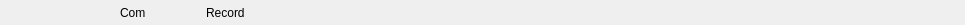
<?xml version="1.0" encoding="UTF-8"?>
<ui version="4.0">
 <class>TopStatus</class>
 <widget class="QWidget" name="TopStatus">
  <property name="geometry">
   <rect>
    <x>0</x>
    <y>0</y>
    <width>965</width>
    <height>25</height>
   </rect>
  </property>
  <property name="minimumSize">
   <size>
    <width>0</width>
    <height>25</height>
   </size>
  </property>
  <property name="maximumSize">
   <size>
    <width>16777215</width>
    <height>25</height>
   </size>
  </property>
  <property name="windowTitle">
   <string>TopStatus</string>
  </property>
  <property name="styleSheet">
   <string notr="true"/>
  </property>
  <layout class="QHBoxLayout" name="layout">
   <property name="spacing">
    <number>5</number>
   </property>
   <property name="leftMargin">
    <number>0</number>
   </property>
   <property name="topMargin">
    <number>0</number>
   </property>
   <property name="rightMargin">
    <number>0</number>
   </property>
   <property name="bottomMargin">
    <number>0</number>
   </property>
   <item>
    <widget class="QtMaterialRaisedButton" name="button_nav" native="true">
     <property name="minimumSize">
      <size>
       <width>70</width>
       <height>25</height>
      </size>
     </property>
     <property name="maximumSize">
      <size>
       <width>70</width>
       <height>25</height>
      </size>
     </property>
    </widget>
   </item>
   <item>
    <widget class="QWidget" name="widget" native="true">
     <property name="minimumSize">
      <size>
       <width>40</width>
       <height>0</height>
      </size>
     </property>
     <property name="maximumSize">
      <size>
       <width>50</width>
       <height>16777215</height>
      </size>
     </property>
    </widget>
   </item>
   <item>
    <widget class="QLabel" name="label">
     <property name="minimumSize">
      <size>
       <width>0</width>
       <height>25</height>
      </size>
     </property>
     <property name="maximumSize">
      <size>
       <width>16777215</width>
       <height>25</height>
      </size>
     </property>
     <property name="text">
      <string>Com</string>
     </property>
    </widget>
   </item>
   <item>
    <widget class="QWSwitcher" name="widget_net_switcher" native="true">
     <property name="minimumSize">
      <size>
       <width>50</width>
       <height>25</height>
      </size>
     </property>
     <property name="maximumSize">
      <size>
       <width>50</width>
       <height>25</height>
      </size>
     </property>
    </widget>
   </item>
   <item>
    <widget class="QLabel" name="label_2">
     <property name="minimumSize">
      <size>
       <width>0</width>
       <height>25</height>
      </size>
     </property>
     <property name="maximumSize">
      <size>
       <width>16777215</width>
       <height>25</height>
      </size>
     </property>
     <property name="text">
      <string>Record</string>
     </property>
    </widget>
   </item>
   <item>
    <widget class="QWSwitcher" name="widget_record_switcher" native="true">
     <property name="minimumSize">
      <size>
       <width>50</width>
       <height>25</height>
      </size>
     </property>
     <property name="maximumSize">
      <size>
       <width>50</width>
       <height>25</height>
      </size>
     </property>
    </widget>
   </item>
   <item>
    <spacer name="horizontalSpacer">
     <property name="orientation">
      <enum>Qt::Orientation::Horizontal</enum>
     </property>
     <property name="sizeHint" stdset="0">
      <size>
       <width>40</width>
       <height>20</height>
      </size>
     </property>
    </spacer>
   </item>
  </layout>
 </widget>
 <customwidgets>
  <customwidget>
   <class>QtMaterialRaisedButton</class>
   <extends>QWidget</extends>
   <header>qt_material_widgets/qtmaterialraisedbutton.h</header>
   <container>1</container>
  </customwidget>
  <customwidget>
   <class>QWSwitcher</class>
   <extends>QWidget</extends>
   <header>qwool/qwswitcher.h</header>
   <container>1</container>
  </customwidget>
 </customwidgets>
 <resources/>
 <connections/>
</ui>
